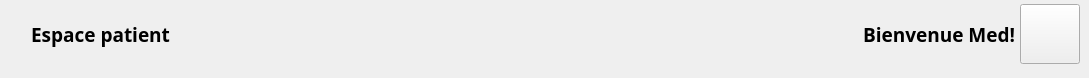
        <widget class="QWidget" name="headerFrame" native="true">
         <property name="sizePolicy">
          <sizepolicy hsizetype="Preferred" vsizetype="Preferred">
           <horstretch>0</horstretch>
           <verstretch>0</verstretch>
          </sizepolicy>
         </property>
         <property name="minimumSize">
          <size>
           <width>0</width>
           <height>0</height>
          </size>
         </property>
         <widget class="QWidget" name="widget_3" native="true">
          <property name="geometry">
           <rect>
            <x>1020</x>
            <y>0</y>
            <width>60</width>
            <height>69</height>
           </rect>
          </property>
          <layout class="QHBoxLayout" name="horizontalLayout_6">
           <property name="spacing">
            <number>0</number>
           </property>
           <property name="leftMargin">
            <number>0</number>
           </property>
           <property name="rightMargin">
            <number>0</number>
           </property>
           <property name="bottomMargin">
            <number>0</number>
           </property>
           <item alignment="Qt::AlignVCenter">
            <widget class="QPushButton" name="accountBtn">
             <property name="minimumSize">
              <size>
               <width>60</width>
               <height>60</height>
              </size>
             </property>
             <property name="maximumSize">
              <size>
               <width>60</width>
               <height>60</height>
              </size>
             </property>
             <property name="cursor">
              <cursorShape>PointingHandCursor</cursorShape>
             </property>
             <property name="text">
              <string/>
             </property>
             <property name="icon">
              <iconset resource="../resource.qrc">
               <normaloff>:/iconsBlue/icons/blue_2596be/contacts-64.png</normaloff>:/iconsBlue/icons/blue_2596be/contacts-64.png</iconset>
             </property>
             <property name="iconSize">
              <size>
               <width>50</width>
               <height>50</height>
              </size>
             </property>
            </widget>
           </item>
          </layout>
         </widget>
         <widget class="QWidget" name="spaceWidget" native="true">
          <property name="geometry">
           <rect>
            <x>0</x>
            <y>0</y>
            <width>200</width>
            <height>69</height>
           </rect>
          </property>
          <property name="minimumSize">
           <size>
            <width>200</width>
            <height>0</height>
           </size>
          </property>
          <widget class="QLabel" name="spaceLbl">
           <property name="geometry">
            <rect>
             <x>0</x>
             <y>0</y>
             <width>201</width>
             <height>69</height>
            </rect>
           </property>
           <property name="font">
            <font>
             <family>Noto Sans</family>
             <pointsize>14</pointsize>
             <weight>75</weight>
             <bold>true</bold>
            </font>
           </property>
           <property name="text">
            <string>Espace patient</string>
           </property>
           <property name="alignment">
            <set>Qt::AlignCenter</set>
           </property>
          </widget>
         </widget>
         <widget class="QWidget" name="welcomeWidget" native="true">
          <property name="geometry">
           <rect>
            <x>714</x>
            <y>0</y>
            <width>300</width>
            <height>69</height>
           </rect>
          </property>
          <property name="minimumSize">
           <size>
            <width>300</width>
            <height>0</height>
           </size>
          </property>
          <widget class="QLabel" name="welcomeLbl">
           <property name="geometry">
            <rect>
             <x>0</x>
             <y>0</y>
             <width>301</width>
             <height>69</height>
            </rect>
           </property>
           <property name="minimumSize">
            <size>
             <width>0</width>
             <height>0</height>
            </size>
           </property>
           <property name="font">
            <font>
             <family>Noto Sans</family>
             <pointsize>14</pointsize>
             <weight>75</weight>
             <bold>true</bold>
            </font>
           </property>
           <property name="text">
            <string>Bienvenue Med!</string>
           </property>
           <property name="alignment">
            <set>Qt::AlignRight|Qt::AlignTrailing|Qt::AlignVCenter</set>
           </property>
          </widget>
         </widget>
         <widget class="QLabel" name="id">
          <property name="geometry">
           <rect>
            <x>699</x>
            <y>0</y>
            <width>16</width>
            <height>18</height>
           </rect>
          </property>
          <property name="text">
           <string/>
          </property>
         </widget>
        </widget>
